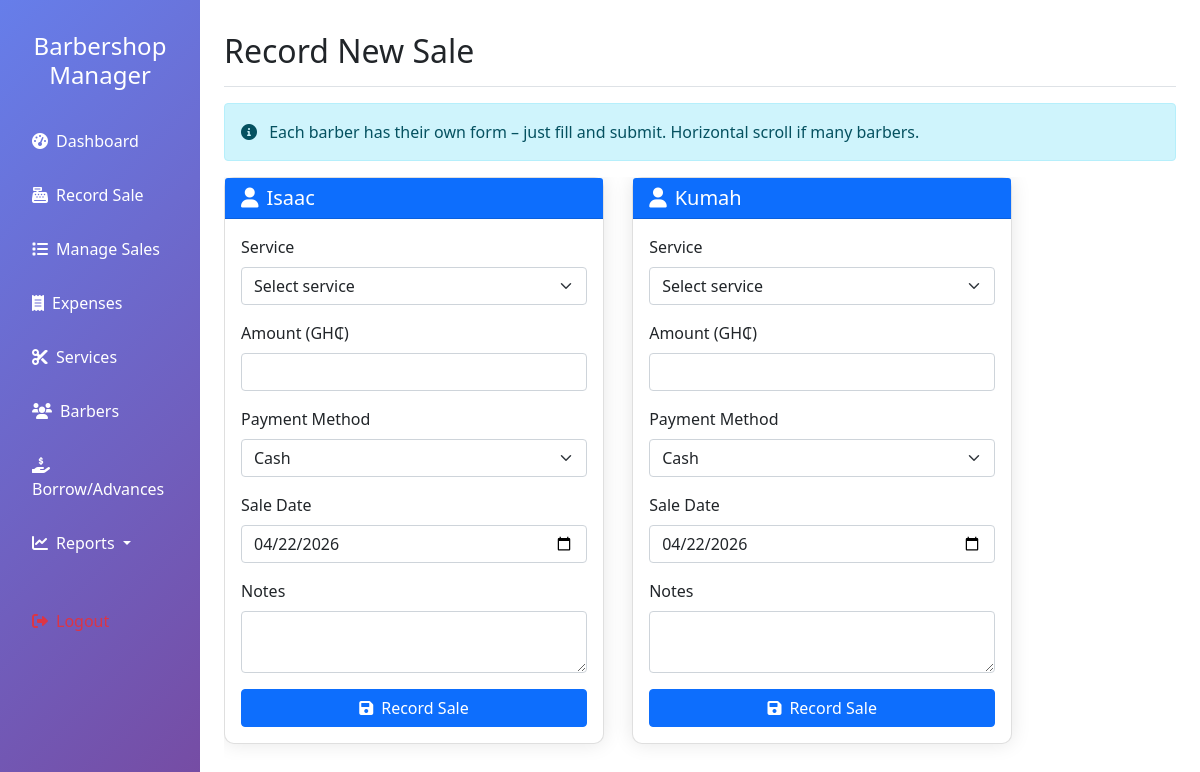
The page /sales/record (signed in) on the database its author committed.
### app/models.py (models this page shows, shortened)
class Barber(db.Model):
    __tablename__ = 'barbers'
    id = db.Column(db.Integer, primary_key=True)
    name = db.Column(db.String(100), nullable=False)
    phone = db.Column(db.String(20))
    email = db.Column(db.String(100))
    active = db.Column(db.Boolean, default=True)
    created_at = db.Column(db.DateTime, default=datetime.utcnow)
    sales = db.relationship('Sale', backref='barber', lazy=True, cascade='all, delete-orphan')
    advances = db.relationship('BarberAdvance', backref='barber', lazy=True, cascade='all, delete-orphan')

### app/sales/routes.py (the view, shortened to what this page needs)
@sales_bp.route('/record', methods=['GET', 'POST'])
@login_required
def record_sale():
    form = SaleForm()
    barbers = Barber.query.filter_by(active=True).order_by(Barber.name).all()
    services = Service.query.filter_by(active=True).order_by(Service.name).all()
    today_date = date.today().isoformat()
    return render_template('sales/record_sale.html',
                         form=form,
                         barbers=barbers,
                         services=services,
                         today_date=today_date)

### app/forms.py
class SaleForm(FlaskForm):
    barber_id = SelectField('Barber', coerce=int, validators=[DataRequired()])
    service_id = SelectField('Service', coerce=int, validators=[DataRequired()])
    amount = FloatField('Sale Amount', validators=[DataRequired(), NumberRange(min=0.01)])
    payment_method = SelectField('Payment Method', choices=[('cash', 'Cash'), ('momo', 'Mobile Money (MoMo)')], validators=[DataRequired()])
    sale_date = DateField('Sale Date', validators=[DataRequired()], default=datetime.today)
    notes = TextAreaField('Notes', validators=[Optional()])
    def __init__(self, *args, **kwargs):
        super(SaleForm, self).__init__(*args, **kwargs)
        from app.models import Barber, Service
        self.barber_id.choices = [(b.id, b.name) for b in Barber.query.filter_by(active=True).order_by('name').all()]
        self.service_id.choices = [(s.id, f"{s.name} - ${s.default_price}") for s in Service.query.filter_by(active=True).order_by('name').all()]

### app/extensions.py (called while the page is built)
def init_login_manager(app):
    from app.models import Admin
    @login_manager.user_loader
    def load_user(user_id):
        return Admin.query.get(int(user_id))
    login_manager.init_app(app)

### app/templates/sales/record_sale.html (shortened to what this page needs)
{% extends "base.html" %}
{% block page_title %}Record New Sale{% endblock %}
{% block extra_css %}
<link rel="stylesheet" href="{{ url_for('static', filename='css/helper.css') }}">
{% endblock %}
{% block content %}
<div class="row">
    <div class="col-12">
        <div class="alert alert-info">
            <i class="fas fa-info-circle me-2"></i>
            Each barber has their own form – just fill and submit. Horizontal scroll if many barbers.
        </div>
    </div>
</div>
<div class="barber-forms-container">
    {% for barber in barbers %}
    <div class="barber-form-card">
        <div class="card h-100">
            <div class="card-header bg-primary text-white">
                <h5 class="mb-0">
                    <i class="fas fa-user me-2"></i>{{ barber.name }}
                </h5>
            </div>
            <div class="card-body">
                <form method="POST" action="{{ url_for('sales.record_sale') }}">
                    <div class="mb-3">
                        <label class="form-label">Service</label>
                        <select name="service_id" class="form-select service-select" required>
                            <option value="">Select service</option>
                        </select>
                    </div>
                    <div class="mb-3">
                        <label class="form-label">Amount (GH₵)</label>
                        <input type="number" name="amount" class="form-control amount-input" step="0.01" required>
                    </div>
                    <div class="mb-3">
                        <label class="form-label">Payment Method</label>
                        <select name="payment_method" class="form-select" required>
                            <option value="cash">Cash</option>
                        </select>
                    </div>
                    <div class="mb-3">
                        <label class="form-label">Sale Date</label>
                        <input type="date" name="sale_date" class="form-control" value="{{ today_date }}" required>
                    </div>
                    <div class="mb-3">
                        <label class="form-label">Notes</label>
                        <textarea name="notes" class="form-control" rows="2"></textarea>
                    </div>
                    <button type="submit" class="btn btn-primary w-100">
                        <i class="fas fa-save me-2"></i>Record Sale
                    </button>
                </form>
            </div>
        </div>
    </div>
    {% else %}
    <div class="alert alert-warning">No active barbers found. Please add barbers first.</div>
    {% endfor %}
</div>
{% endblock %}

### app/static/css/helper.css (style rules this page uses)
.form-control::placeholder { color: rgba(255,255,255,0.4); }
.bg-primary { background-color: #0d6efd !important; }
.barber-forms-container { overflow-x: auto; white-space: nowrap; padding-bottom: 1rem; }
.barber-form-card { display: inline-block; width: 380px; margin-right: 1.5rem; vertical-align: top; white-space: normal; }
.barber-form-card:last-child { margin-right: 0; }
.barber-form-card .card { height: 100%; }

### app/templates/base.html (style rules this page uses)
.card { border-radius: 10px; box-shadow: 0 0 20px rgba(0,0,0,0.1); }

### rows shown on the page
Barber: name "Isaac", sale_date "04/22/2026"
Barber: name "Kumah", sale_date "04/22/2026"
